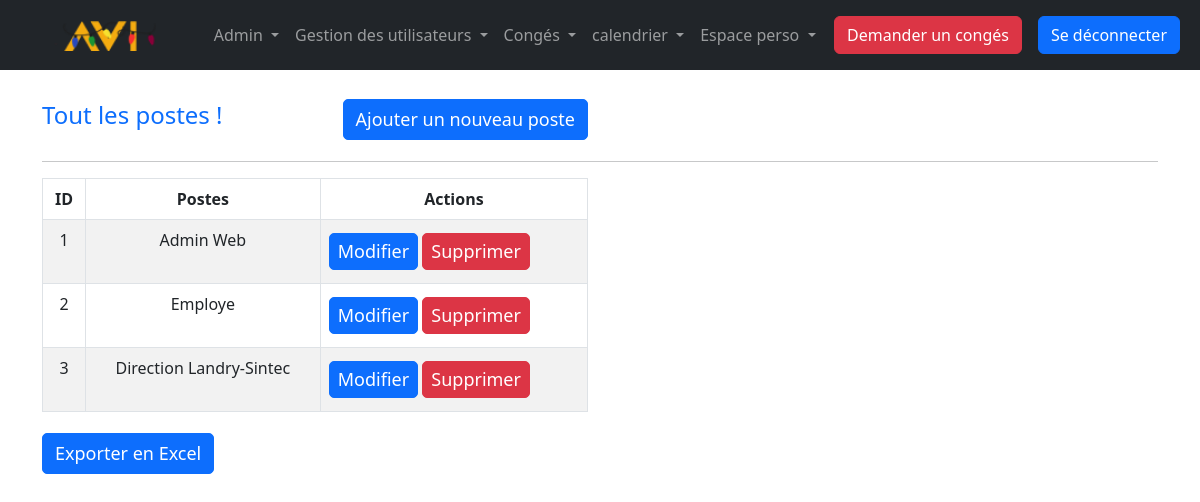
Page /index.php?action=crudPoste&id=2 (signed in) on the committed database.
### tables this page shows
CREATE TABLE `poste` (
  `id_poste` int(11) NOT NULL,
  `libelle` varchar(255) NOT NULL
);

### src/lib/database.php (called while the page is built, shortened)
<?php
class DatabaseConnection
{
    public ?\PDO $database = null;
    public function getConnection(): \PDO
    {
        if ($this->database === null) {
            $this->database = new \PDO('mysql:host=localhost;dbname=intranet;charset=utf8', 'root', '');
        }
        return $this->database;
    }
}

### src/model/Poste.php (called while the page is built, shortened)
<?php
require_once('src/lib/database.php');
class Poste_Model
{
        public DatabaseConnection $connection;
        public function getPostes(): array {
                $stmt= $this->connection->getConnection()->query("SELECT id_poste, libelle FROM poste");
                $postes = [];
                while (($row = $stmt->fetch())) {
                    $poste = new Poste();
                    $poste->id_poste = $row['id_poste'];
                    $poste->libelle = $row['libelle'];
                    $postes[] = $poste;
                }
                return $postes;
        }
}

### templates/Admin/crudposte.php (the view, shortened to what this page needs)
  <div class="container">
    <div class="row mt-4">
      <div class="col-lg-6 d-flex justify-content-between align-items-center">
        <div>
          <h4 class="text-primary">Tout les postes !</h4>
        </div>
        <div>
            <button type="button" class="btn btn-primary" data-bs-toggle="modal" data-bs-target="#create">
            Ajouter un nouveau poste
            </button>
        </div>
      </div>
    </div>
    <hr>
    <div class="row">
      <div class="col-lg-6">
        <div class="table-responsive">
          <table class="table table-striped table-bordered text-center" id="table">
            <thead>
              <tr>
                <th>ID</th>
                <th>Postes</th>
                <th>Actions</th>
              </tr>
            </thead>
            <tbody>
                <?php
                foreach($cruds as $crud){
                    $id_poste = $crud->id_poste;
                ?>
                <tr>
                    <td data-id="<?= $id_poste ?>"><?= $id_poste ?></td>
                    <td data-id="<?= $id_poste ?>"><?= $crud->libelle ?></td>
                    <td>
                        <div class='d-flex text-center'>
                        <button data-id="<?= $id_poste ?>" type="button" class="btn btn-sm btn-primary update" data-bs-toggle="modal" data-bs-target="#update">Modifier</button>
                        <form action='index.php?action=crudPoste&id=<?=$id?>' method='post'>
                            <button type="submit" class="btn btn-sm btn-danger">Supprimer</button>
                        </form>
                        </div>
                    </td>
                </tr>
                <?php
                }
                ?>
            </tbody>
          </table>
        </div>
      </div>
    </div>
    <button class="btn btn-primary" onclick="exportData()">Exporter en Excel</button>
  </div>
<?php require('templates/layout.php') ?>

### assets/css/style.css (style rules this page uses)
input, textarea, button { padding: 8px 15px; border-radius: 5px !important; margin: 5px 0px; box-sizing: border-box; border: 1px solid #ccc; font-size: 18px !important; font-weight: 300 }

### rows in the picture
poste: id_poste "1", libelle "Admin Web"
poste: id_poste "2", libelle "Employe"
poste: id_poste "3", libelle "Direction Landry-Sintec"
